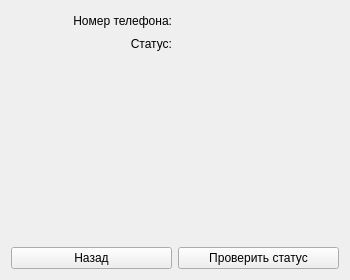
<?xml version="1.0" encoding="UTF-8"?>
<ui version="4.0">
 <class>AkkInfoForm</class>
 <widget class="QWidget" name="AkkInfoForm">
  <property name="geometry">
   <rect>
    <x>0</x>
    <y>0</y>
    <width>350</width>
    <height>280</height>
   </rect>
  </property>
  <property name="windowTitle">
   <string>Аккаунт</string>
  </property>
  <layout class="QVBoxLayout" name="verticalLayout">
   <item>
    <layout class="QHBoxLayout" name="horizontalLayout">
     <item>
      <widget class="QLabel" name="label_1">
       <property name="text">
        <string>Номер телефона:</string>
       </property>
       <property name="alignment">
        <set>Qt::AlignRight|Qt::AlignTrailing|Qt::AlignVCenter</set>
       </property>
      </widget>
     </item>
     <item>
      <widget class="QLabel" name="phone_label">
       <property name="font">
        <font>
         <pointsize>13</pointsize>
         <weight>75</weight>
         <italic>false</italic>
         <bold>true</bold>
         <underline>false</underline>
         <strikeout>false</strikeout>
         <stylestrategy>PreferDefault</stylestrategy>
         <kerning>true</kerning>
        </font>
       </property>
       <property name="styleSheet">
        <string notr="true"/>
       </property>
       <property name="text">
        <string/>
       </property>
      </widget>
     </item>
    </layout>
   </item>
   <item>
    <layout class="QHBoxLayout" name="horizontalLayout_2">
     <item>
      <widget class="QLabel" name="label_3">
       <property name="text">
        <string>Статус:</string>
       </property>
       <property name="alignment">
        <set>Qt::AlignRight|Qt::AlignTrailing|Qt::AlignVCenter</set>
       </property>
      </widget>
     </item>
     <item>
      <widget class="QLabel" name="status_label">
       <property name="styleSheet">
        <string notr="true"/>
       </property>
       <property name="text">
        <string/>
       </property>
      </widget>
     </item>
    </layout>
   </item>
   <item>
    <widget class="QLabel" name="error_label">
     <property name="styleSheet">
      <string notr="true">color: red</string>
     </property>
     <property name="text">
      <string/>
     </property>
     <property name="alignment">
      <set>Qt::AlignCenter</set>
     </property>
    </widget>
   </item>
   <item>
    <spacer name="verticalSpacer">
     <property name="orientation">
      <enum>Qt::Vertical</enum>
     </property>
     <property name="sizeHint" stdset="0">
      <size>
       <width>20</width>
       <height>40</height>
      </size>
     </property>
    </spacer>
   </item>
   <item>
    <layout class="QHBoxLayout" name="horizontalLayout_3">
     <item>
      <widget class="QPushButton" name="cancel_btn">
       <property name="text">
        <string>Назад</string>
       </property>
      </widget>
     </item>
     <item>
      <widget class="QPushButton" name="check_status_btn">
       <property name="text">
        <string>Проверить статус</string>
       </property>
      </widget>
     </item>
    </layout>
   </item>
  </layout>
 </widget>
 <resources/>
 <connections/>
</ui>
